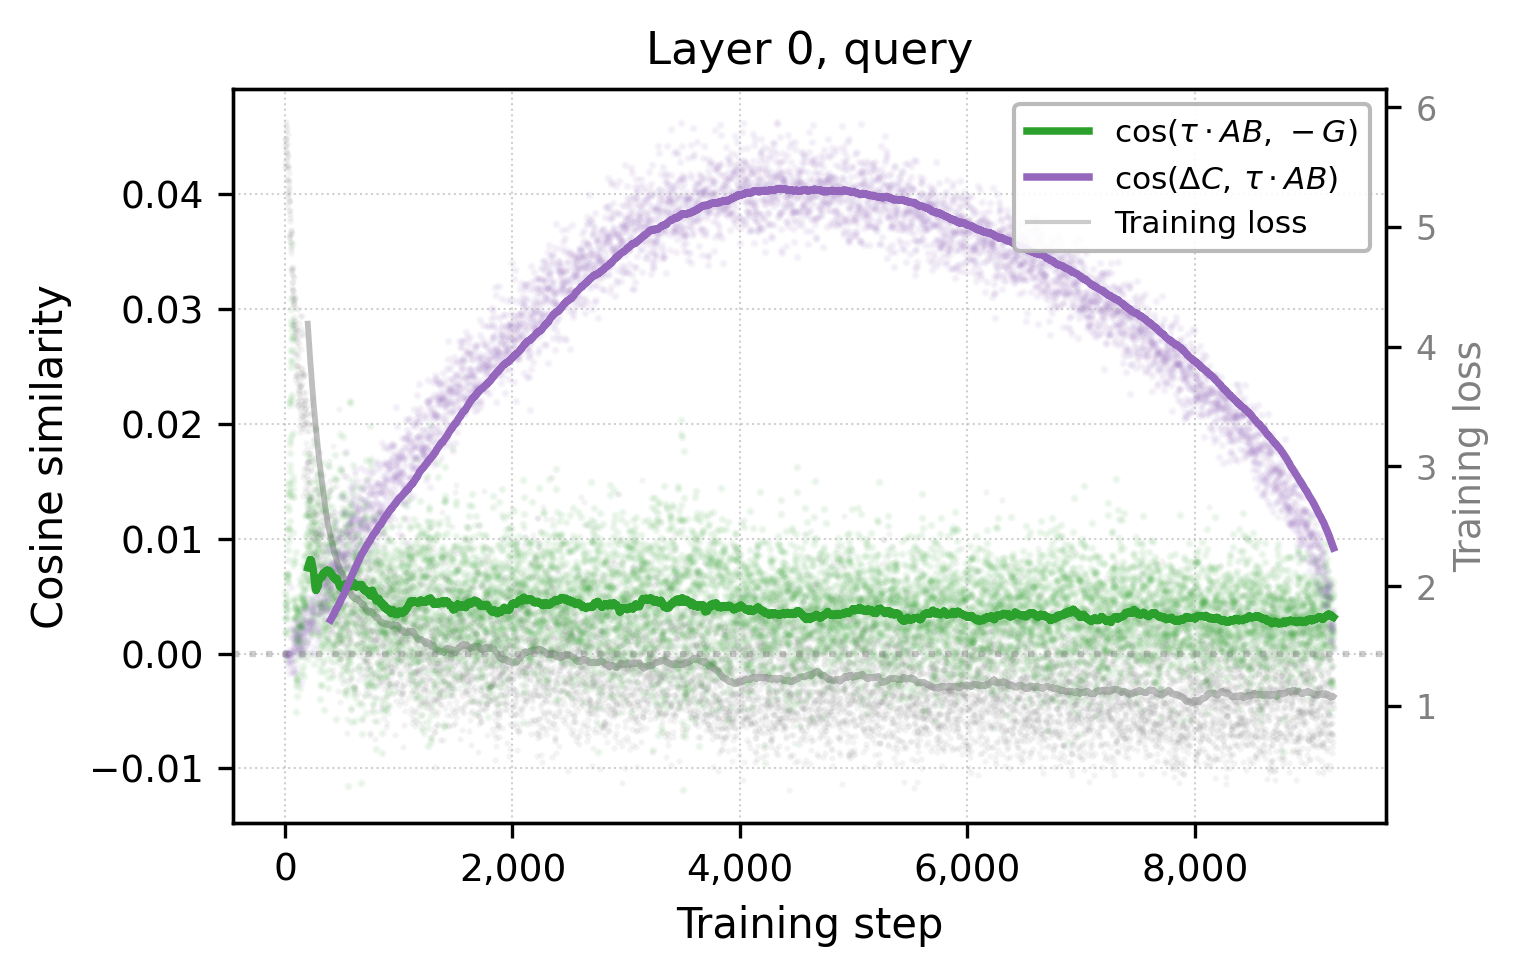

Reproduce this figure in Python.
"""Figure S8: Cosine similarity — Layer 0 query (supplementary)."""
import json
import numpy as np
import matplotlib
matplotlib.use('Agg')
import matplotlib.pyplot as plt

DIAG_PATH = '/root/LRTT/examples/bert/results/BERT_SQUAD_LRTT_FINE/squad_diagnostic_log_te2_r32_onehot.json'
with open(DIAG_PATH) as f:
    d = json.load(f)

plt.rcParams.update({
    'font.size': 9, 'axes.labelsize': 10,
    'xtick.labelsize': 9, 'ytick.labelsize': 9,
    'axes.linewidth': 0.8,
})

tiles = [
    ('first_tile', 'Layer 0, query'),
]

win = 200

fig, axes = plt.subplots(1, 1, figsize=(5.0, 3.2))
axes = [axes]

for ax, (tile_key, tile_label) in zip(axes, tiles):
    tile = d[tile_key]

    # cos(τ·AB, -G) every step (scale-invariant, same as cos(AB,-G))
    all_steps = [r['step'] for r in tile['steps'] if 'cos_AB_G' in r]
    cos_tlrAB_nG = [-r['cos_AB_G'] for r in tile['steps'] if 'cos_AB_G' in r]

    # Transfer-step only metrics
    xfer = [r for r in tile['steps'] if r.get('is_transfer')]
    xfer_steps = [r['step'] for r in xfer]
    cos_dC_tlr = [r.get('cos_dC_tlrAB', 0) for r in xfer]

    # Scatter raw (faint)
    ax.scatter(all_steps, cos_tlrAB_nG, s=1, alpha=0.06, color='#2ca02c', zorder=1)
    ax.scatter(xfer_steps, cos_dC_tlr, s=1, alpha=0.06, color='#9467bd', zorder=1)

    # Moving averages
    if len(cos_tlrAB_nG) >= win:
        ma = np.convolve(cos_tlrAB_nG, np.ones(win)/win, mode='valid')
        ax.plot(all_steps[win-1:], ma, color='#2ca02c', linewidth=1.8,
                label=r'$\cos(\tau \cdot AB,\, -G)$', zorder=3)

    if len(cos_dC_tlr) >= win:
        ma = np.convolve(cos_dC_tlr, np.ones(win)/win, mode='valid')
        ax.plot(xfer_steps[win-1:], ma, color='#9467bd', linewidth=1.8,
                label=r'$\cos(\Delta C,\, \tau \cdot AB)$', zorder=3)

    # Loss on twin axis (moving average)
    loss_steps = [r['step'] for r in tile['steps']]
    losses = [r.get('loss', None) for r in tile['steps']]
    losses = [l if l is not None else np.nan for l in losses]
    ax2 = ax.twinx()
    ax2.scatter(loss_steps, losses, s=0.3, alpha=0.08, color='gray', zorder=0)
    if len(losses) >= win:
        ma_loss = np.convolve(losses, np.ones(win)/win, mode='valid')
        ax2.plot(loss_steps[win-1:], ma_loss, color='gray', alpha=0.5, linewidth=1.4, zorder=0)
    ax2.set_ylabel('Training loss', color='gray', fontsize=9)
    ax2.tick_params(axis='y', labelcolor='gray', labelsize=8)

    ax.axhline(y=0.0, color='gray', linestyle=':', alpha=0.4)
    ax.set_xlabel('Training step')
    ax.set_title(tile_label)
    ax.grid(True, linestyle=':', linewidth=0.5, alpha=0.6)
    ax.xaxis.set_major_formatter(plt.FuncFormatter(lambda x, _: f'{int(x):,}'))
    ax.set_zorder(ax2.get_zorder() + 1)
    ax.patch.set_visible(False)

axes[0].set_ylabel('Cosine similarity')
handles, labels = axes[0].get_legend_handles_labels()
from matplotlib.lines import Line2D
handles.append(Line2D([0], [0], color='gray', alpha=0.4, linewidth=1))
labels.append('Training loss')
axes[0].legend(handles, labels, fontsize=7.5, loc='upper right', framealpha=0.9, edgecolor='0.7')

fig.tight_layout(pad=0.5)

OUT = '/root/LRTT/examples/bert/results/plots/figS8_cosine_similarity_l0.png'
fig.savefig(OUT, dpi=300, bbox_inches='tight')
fig.savefig(OUT.replace('.png', '.svg'), bbox_inches='tight')
print(f'Saved: {OUT}')
